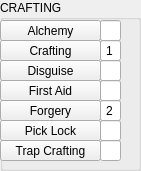
    <widget class="QGroupBox" name="Group_CRAFTING">
     <property name="geometry">
      <rect>
       <x>160</x>
       <y>10</y>
       <width>141</width>
       <height>171</height>
      </rect>
     </property>
     <property name="title">
      <string>CRAFTING</string>
     </property>
     <widget class="QPushButton" name="Alchemy">
      <property name="geometry">
       <rect>
        <x>0</x>
        <y>20</y>
        <width>101</width>
        <height>21</height>
       </rect>
      </property>
      <property name="text">
       <string>Alchemy</string>
      </property>
      <property name="checkable">
       <bool>false</bool>
      </property>
     </widget>
     <widget class="QPushButton" name="Crafting">
      <property name="geometry">
       <rect>
        <x>0</x>
        <y>40</y>
        <width>101</width>
        <height>21</height>
       </rect>
      </property>
      <property name="text">
       <string>Crafting</string>
      </property>
      <property name="checkable">
       <bool>false</bool>
      </property>
     </widget>
     <widget class="QPushButton" name="Disguise">
      <property name="geometry">
       <rect>
        <x>0</x>
        <y>60</y>
        <width>101</width>
        <height>21</height>
       </rect>
      </property>
      <property name="text">
       <string>Disguise</string>
      </property>
      <property name="checkable">
       <bool>false</bool>
      </property>
     </widget>
     <widget class="QPushButton" name="FirstAid">
      <property name="geometry">
       <rect>
        <x>0</x>
        <y>80</y>
        <width>101</width>
        <height>21</height>
       </rect>
      </property>
      <property name="text">
       <string>First Aid</string>
      </property>
      <property name="checkable">
       <bool>false</bool>
      </property>
     </widget>
     <widget class="QPushButton" name="Forgery">
      <property name="geometry">
       <rect>
        <x>0</x>
        <y>100</y>
        <width>101</width>
        <height>21</height>
       </rect>
      </property>
      <property name="text">
       <string>Forgery</string>
      </property>
      <property name="checkable">
       <bool>false</bool>
      </property>
     </widget>
     <widget class="QPushButton" name="PickLock">
      <property name="geometry">
       <rect>
        <x>0</x>
        <y>120</y>
        <width>101</width>
        <height>21</height>
       </rect>
      </property>
      <property name="text">
       <string>Pick Lock</string>
      </property>
      <property name="checkable">
       <bool>false</bool>
      </property>
     </widget>
     <widget class="QPushButton" name="TrapCrafting">
      <property name="geometry">
       <rect>
        <x>0</x>
        <y>140</y>
        <width>101</width>
        <height>21</height>
       </rect>
      </property>
      <property name="text">
       <string>Trap Crafting</string>
      </property>
      <property name="checkable">
       <bool>false</bool>
      </property>
     </widget>
     <widget class="QLineEdit" name="Alchemy_Value">
      <property name="geometry">
       <rect>
        <x>100</x>
        <y>20</y>
        <width>21</width>
        <height>21</height>
       </rect>
      </property>
      <property name="frame">
       <bool>true</bool>
      </property>
      <property name="alignment">
       <set>Qt::AlignCenter</set>
      </property>
      <property name="readOnly">
       <bool>false</bool>
      </property>
     </widget>
     <widget class="QLineEdit" name="Crafting_Value">
      <property name="geometry">
       <rect>
        <x>100</x>
        <y>40</y>
        <width>21</width>
        <height>21</height>
       </rect>
      </property>
      <property name="text">
       <string>1</string>
      </property>
      <property name="frame">
       <bool>true</bool>
      </property>
      <property name="alignment">
       <set>Qt::AlignCenter</set>
      </property>
      <property name="readOnly">
       <bool>false</bool>
      </property>
     </widget>
     <widget class="QLineEdit" name="Disguise_Value">
      <property name="geometry">
       <rect>
        <x>100</x>
        <y>60</y>
        <width>21</width>
        <height>21</height>
       </rect>
      </property>
      <property name="frame">
       <bool>true</bool>
      </property>
      <property name="alignment">
       <set>Qt::AlignCenter</set>
      </property>
      <property name="readOnly">
       <bool>false</bool>
      </property>
     </widget>
     <widget class="QLineEdit" name="TrapCrafting_Value">
      <property name="geometry">
       <rect>
        <x>100</x>
        <y>140</y>
        <width>21</width>
        <height>21</height>
       </rect>
      </property>
      <property name="frame">
       <bool>true</bool>
      </property>
      <property name="alignment">
       <set>Qt::AlignCenter</set>
      </property>
      <property name="readOnly">
       <bool>false</bool>
      </property>
     </widget>
     <widget class="QLineEdit" name="PickLock_Value">
      <property name="geometry">
       <rect>
        <x>100</x>
        <y>120</y>
        <width>21</width>
        <height>21</height>
       </rect>
      </property>
      <property name="frame">
       <bool>true</bool>
      </property>
      <property name="alignment">
       <set>Qt::AlignCenter</set>
      </property>
      <property name="readOnly">
       <bool>false</bool>
      </property>
     </widget>
     <widget class="QLineEdit" name="Forgery_Value">
      <property name="geometry">
       <rect>
        <x>100</x>
        <y>100</y>
        <width>21</width>
        <height>21</height>
       </rect>
      </property>
      <property name="text">
       <string>2</string>
      </property>
      <property name="frame">
       <bool>true</bool>
      </property>
      <property name="alignment">
       <set>Qt::AlignCenter</set>
      </property>
      <property name="readOnly">
       <bool>false</bool>
      </property>
     </widget>
     <widget class="QLineEdit" name="FirstAid_Value">
      <property name="geometry">
       <rect>
        <x>100</x>
        <y>80</y>
        <width>21</width>
        <height>21</height>
       </rect>
      </property>
      <property name="frame">
       <bool>true</bool>
      </property>
      <property name="alignment">
       <set>Qt::AlignCenter</set>
      </property>
      <property name="readOnly">
       <bool>false</bool>
      </property>
     </widget>
    </widget>
